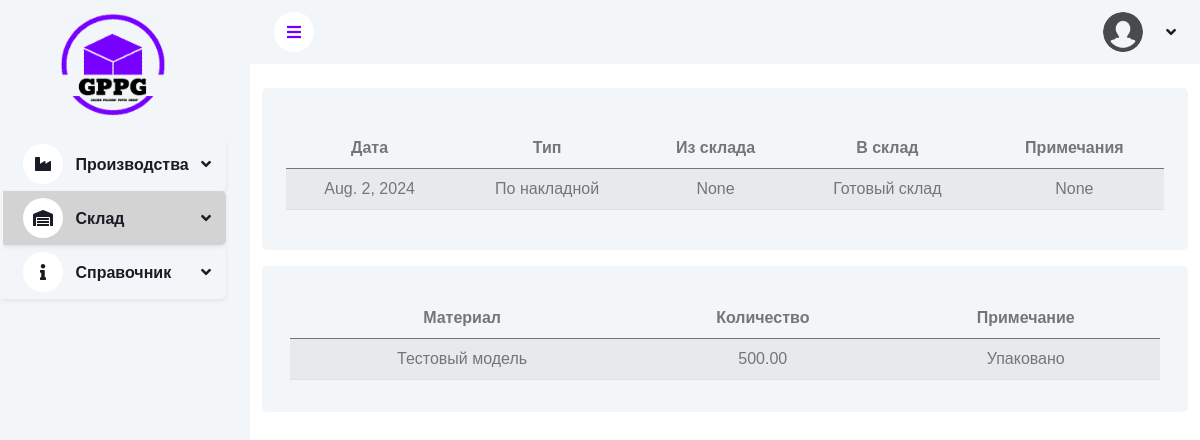
/depo/incoming/40/, run on the app's committed database.
### apps/depo/models/incoming.py (models this page shows, shortened)
class Incoming(BaseModel):
	MOVEMENT = 'Перемещение'
	INVOICE = 'По накладной'
	INCOMING_TYPE = [
		(MOVEMENT, 'Перемещение'),
		(INVOICE, 'По накладной'),
	]
	data = models.DateField(verbose_name="Дата")
	warehouse = models.ForeignKey(Warehouse, on_delete=models.PROTECT, related_name='incoming_warehouse', null=True,
								  verbose_name="Склад")
	from_warehouse = models.ForeignKey(Warehouse, on_delete=models.CASCADE, null=True, blank=True,
									   related_name='incoming_from_warehouse', verbose_name="От склада")
	invoice = models.CharField(max_length=150, null=True, blank=True, verbose_name="Накладная")
	contract_number = models.CharField(max_length=150, null=True, blank=True, verbose_name="Номер контракта")
	outgoing = models.ForeignKey(Outgoing, on_delete=models.PROTECT, null=True, blank=True, verbose_name="Исходящий")
	note = models.CharField(max_length=250, null=True, blank=True, verbose_name="Примечание")
	incoming_type = models.CharField(choices=INCOMING_TYPE, null=True, blank=True, max_length=150,
									 verbose_name="Тип поступления")
	class Meta:
		verbose_name = "Приход"
		verbose_name_plural = "Приходы"
		indexes = [
			models.Index(fields=['warehouse', 'from_warehouse'])
		]

class IncomingMaterial(models.Model):
	incoming = models.ForeignKey(Incoming, on_delete=models.CASCADE, verbose_name="Поступление")
	material = models.ForeignKey(Material, on_delete=models.CASCADE, verbose_name="Материал")
	amount = models.DecimalField(max_digits=10, decimal_places=2, verbose_name="Количество")
	material_party = models.CharField(max_length=100, null=True, blank=True, verbose_name="Партия материала")
	comment = models.TextField(max_length=1000, null=True, blank=True, verbose_name="Комментарий")
	class Meta:
		verbose_name = "Материал прихода"
		verbose_name_plural = "Материалы прихода"

### apps/info/models.py (models this page shows, shortened)
class Warehouse(BaseModel):
	code = models.CharField(max_length=10, unique=True, null=True, blank=True, verbose_name="Код")
	name = models.CharField(max_length=100, unique=True, verbose_name="Название")
	location = models.CharField(max_length=150, null=True, blank=True, verbose_name="Местоположение")
	can_import = models.BooleanField(default=True, null=True, blank=True, verbose_name="Может импортировать")
	can_export = models.BooleanField(default=False, null=True, blank=True, verbose_name="Может экспортировать")
	use_negative = models.BooleanField(default=False, null=True, blank=True,
									   verbose_name="Использовать отрицательные значения")
	is_active = models.BooleanField(default=True, null=True, blank=True, verbose_name="Активен")
	managers = models.ManyToManyField(CustomUser, blank=True, verbose_name="Менеджеры")
	def __str__(self):
		return self.name
	class Meta:
		verbose_name = "Склад"
		verbose_name_plural = "Склады"

class Material(BaseModel):
	UNIT_CHOICES = (
		('sht', 'шт'),
		('sm', 'см'),
		('mm', 'мм'),
		('kg', 'кг'),
		('litr', 'л'),
	)
	TYPE_MATERIAL_CHOICES = (
		('material', 'Материал'),
		('ready_material', 'Готовый продукт	')
	)
	code = models.CharField(max_length=100, unique=True, null=True, blank=True, verbose_name="Код")
	name = models.CharField(max_length=100, unique=True, verbose_name="Название")
	material_group = models.ForeignKey('MaterialGroup', on_delete=models.CASCADE, verbose_name="Группа материала")
	special_group = models.ForeignKey('MaterialSpecialGroup', on_delete=models.CASCADE, null=True, blank=True,
									  verbose_name="Специальная группа")
	brand = models.ForeignKey('Brand', on_delete=models.SET_NULL, null=True, blank=True, verbose_name="Бренд")
	material_type = models.ForeignKey(MaterialType, on_delete=models.CASCADE, default=5, max_length=100,
									  null=True, blank=True,
									  verbose_name="Тип материала")
	material_thickness = models.FloatField(verbose_name="Плотность(Г/м2)", null=True, blank=True)
	unit_of_measurement = models.CharField(max_length=10, choices=UNIT_CHOICES, default=None,
										   verbose_name="Единица измерения")
	type_material = models.CharField(max_length=20, choices=TYPE_MATERIAL_CHOICES, default="material", null=True,
									 blank=True)
	norm = models.DecimalField(
		max_digits=10,
		decimal_places=3,
		null=True,
		blank=True,
		verbose_name="Норма для 1 м2",
		validators=[MinValueValidator(0)]
	)
	photo = models.ImageField(
		upload_to='box_photos',
		default='box_photos/no-image.png',
		validators=[FileExtensionValidator(allowed_extensions=['jpg', 'jpeg', 'png', 'heic'])],
		verbose_name="Изображение"
	)
	def __str__(self):
		return self.name
	class Meta:
		verbose_name = "Материал"
		verbose_name_plural = "Материалы"

### apps/depo/views.py (the view)
# urls.py: path('incoming/<int:pk>/', IncomingDetailView.as_view(), name='incoming-detail'),
class IncomingDetailView(DetailView):
	model = Incoming
	template_name = 'depo/incoming_detail.html'
	context_object_name = 'incoming'
	def get_context_data(self, **kwargs):
		context = super().get_context_data(**kwargs)
		incoming = self.object
		incoming_materials = incoming.incomingmaterial_set.all()
		context['incoming_materials'] = incoming_materials
		return context

### templates/depo/incoming_detail.html (shortened to what this page needs)
{% extends 'base.html' %}
{% load static %}
{% block content %}
    <div class="container-fluid pt-4 px-4">
        <div class=" g-4">
            <div class="col-sm-12">
                <div class="row bg-light rounded mb-3 p-2">
                    <div class="p-3 bg-light ">
                        <table class="table table-striped mt-3 text-center">
                            <thead>
                            <tr>
                                <th scope="col">Дата</th>
                                <th scope="col">Тип</th>
                                <th scope="col">Из склада</th>
                                <th scope="col">В склад</th>
                                <th scope="col">Примечания</th>
                            </tr>
                            </thead>
                            <tbody>
                            <tr>
                                <td>{{ incoming.data }}</td>
                                <td>{{ incoming.incoming_type }}</td>
                                <td>{{ incoming.from_warehouse }}</td>
                                <td>{{ incoming.warehouse }}</td>
                                <td>{{ incoming.note }}</td>
                            </tr>
                            </tbody>
                        </table>
                    </div>
                </div>
                <div class="row p-3 bg-light rounded">
                    <div style="max-height: 400px; overflow-y: auto;">
                        <table class="table table-striped mt-3 text-center">
                            <thead>
                            <tr>
                                <th scope="col">Материал</th>
                                <th scope="col">Количество</th>
                                <th scope="col">Примечание</th>
                            </tr>
                            </thead>
                            <tbody>
                            {% for material in incoming_materials %}
                                <tr>
                                    <td>{{ material.material }}</td>
                                    <td>{{ material.amount }}</td>
                                    <td>{{ material.comment }}</td>
                                </tr>
                            {% endfor %}
                            </tbody>
                        </table>
                    </div>
                </div>
            </div>
        </div>
    </div>
{% endblock %}

### static/css/style.css (style rules this page uses)
:root { --primary: #6f00ff; --light: #F3F6F9; --dark: #191C24; }

### data on the page
Incoming: data "Aug. 2, 2024", incoming_type "По накладной", from_warehouse "None", warehouse "Готовый склад", note "None"
IncomingMaterial: material "Тестовый модель", amount "500.00", comment "Упаковано"
